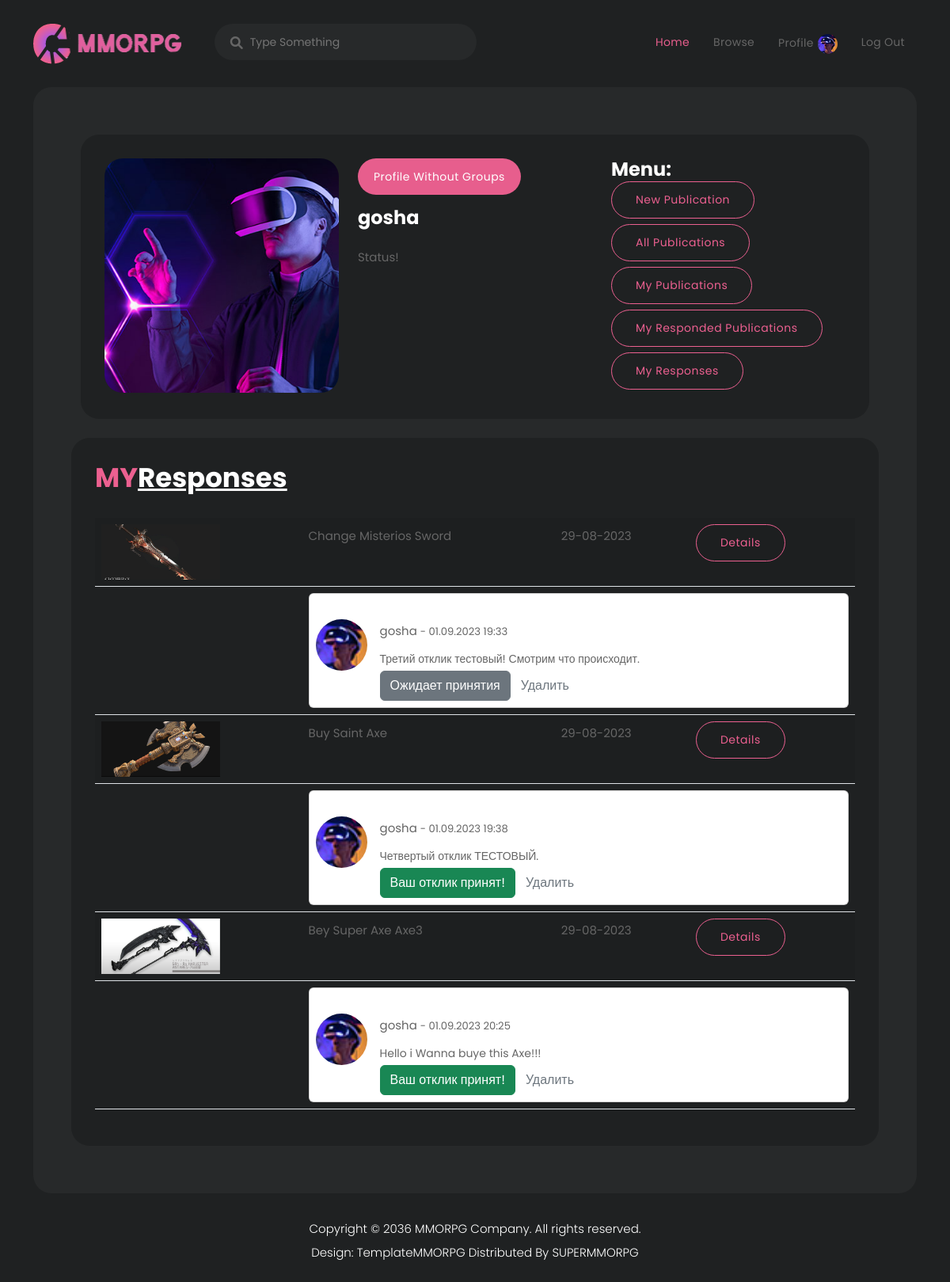
The app's page /posts/resplist (signed in) with its own data.
### posts/models.py (models this page shows, shortened)
class Post(models.Model):
    TANKS = 'TK'
    HEALERS = 'HL'
    DAMAGEDEALER = 'DD'
    TRADERS = 'TR'
    GUILDMASTERS = 'GM'
    QUESTGIVERS = 'QG'
    BLACKSMITH = 'BM'
    TANNERS = 'TN'
    POTIONSMASTERS = 'PM'
    WIZRADS = 'WZ'
    CATEGORY_CHOICES = (
        (TANKS, 'Танки'),
        (HEALERS, 'Хилы'),
        (DAMAGEDEALER, 'Даммагеры'),
        (TRADERS, 'Торговцы'),
        (GUILDMASTERS, 'Гилдмастеры'),
        (QUESTGIVERS, 'Квестгиверы'),
        (BLACKSMITH, 'Кузнецы'),
        (TANNERS, 'Кожевники'),
        (POTIONSMASTERS, 'Зельевары'),
        (WIZRADS, 'Мастера Заклинаний'),
    )
    author = models.ForeignKey(User, on_delete=models.CASCADE)
    postType = models.CharField(
        max_length=2, choices=CATEGORY_CHOICES)
    postCategory = models.ForeignKey(Category, on_delete=models.CASCADE)
    dateCreation = models.DateTimeField(auto_now_add=True)
    title = models.CharField(max_length=128)
    text = models.TextField()
    image = models.ImageField(upload_to='images/%Y-%m-%d/')
    respondent = models.ManyToManyField(Feedback, through='FeedBackMany')

class Feedback(models.Model):
    feedbackUser = models.ForeignKey(User, on_delete=models.CASCADE)
    text = models.TextField()
    dateCreation = models.DateTimeField(auto_now_add=True)
    acception = models.BooleanField(default=False)

### posts/views.py (the view)
# urls.py: path('resplist', MyResponsesList.as_view(), name='profile_responses'),
class MyResponsesList(ListView):
    model = Post
    template_name = 'accounts/profile_my_responses.html'
    context_object_name = 'posts'
    ordering = ['id']
    paginate_by = 3
    def get_queryset(self, **kwargs):
        queryset = Post.objects.filter(
            respondent__feedbackUser=self.request.user)
        return queryset

### templates/accounts/profile_my_responses.html (shortened to what this page needs)
{% extends 'accounts/profile.html' %}
{%load static%}
{%block responses%}
<br>
<div class="row">
   <div class="col-lg-12">
      <div class='row'>
         <div class="featured-games header-text">
            {% if posts %}
            <div class="heading-section">
               <h4>MY<em>Responses</em> </h4>
            </div>
            <table class="table table-striped ">
               {% for i in posts %}
               <tr>
                  <td>
                     <img style="max-width: 70px; max-height:70px;" src="{{ i.image.url }}" class="self-image"
                        alt="Picture">
                  </td>
                  <td>
                     <p>{{ i.title }}</p>
                  </td>
                  <td>
                     <p>{{ i.dateCreation|date:'d-m-Y'}}</p>
                  </td>
                  <td>
                     <div class=" col-lg-4 main-border-button">
                        <a href="{%url 'posts:post_detail' i.id%}">Details</a>
                     </div>
                  </td>
               </tr>
               <tr>
                  <td>
                  </td>
                  <td colspan="3">
                     <div class="card">
                        <div class="card-body p-2">
                           <div class="row">
                              <div class="col">
                                 <div class="flex-grow-1 flex-shrink-1">
                                    <div class="d-flex flex-start mt-4">
                                       <a class="me-3" href="#">
                                          <img class="rounded-circle shadow-1-strong"
                                             src="{%static 'assets/images/profile-header.jpg'%}" alt="avatar" width="65"
                                             height="65" />
                                       </a>
                                       {%for resp in i.respondent.all%}
                                       {%if resp.feedbackUser == request.user%}
                                       <div class="flex-grow-1 flex-shrink-1">
                                          <div>
                                             <div class="d-flex justify-content-between align-items-center">
                                                <p class="mb-1">
                                                   {{resp.feedbackUser.username}}
                                                   <span class="small">-
                                                      {{resp.dateCreation|date:'d.m.Y H:i'}}</span>
                                                </p>
                                             </div>
                                             <p class="small mb-0">
                                                {{resp.text}}
                                             </p>
                                             <div class="d-flex flex-row align-items-center">
                                                {%if resp.acception%}
                                                <a class="btn btn-success small text-white ml-2">Ваш отклик принят!</a>
                                                {%else%}
                                                <p class="btn btn-secondary small text-white ml-2">Ожидает принятия</p>
                                                {%endif%}
                                                <a href="{%url 'posts:feedback_delete' resp.id%}"
                                                   class="btn small text-muted ml-2">Удалить</a>
                                             </div>
                                          </div>
                                       </div>
                                       {%endif%}
                                       {%endfor%}
                                    </div>
                                 </div>
                              </div>
                           </div>
                        </div>
                     </div>
                  </td>
               </tr>
               {% endfor %}
            </table>
            {%else%}
            <div class="heading-section">
               <h4>NO-<em>Responses</em> </h4>
            </div>
            {%endif%}
         </div>
      </div>
   </div>
</div>
{%endblock responses%}

### templates/accounts/profile.html (shortened to what this page needs)
{% extends 'default.html' %}
{%load static%}
{%block content%}
<div class="row">
  <div class="col-lg-12">
    <div class="main-profile ">
      <div class="row">
        <div class="col-lg-4">
          <img src="{%static 'assets/images/profile.jpg'%}" alt="" style="border-radius: 23px;">
        </div>
        <div class="col-lg-4 ">
          <div class="main-info header-text">
            {%if is_common_user%}
            <p><span>Common profile</span></p>
            {%else%}
            <p><span>Profile without groups</span></p>
            {%endif%}
            <h4>{{user.username}}</h4>
            <p>Status!</p>
          </div>
        </div>
        <div class="col-lg-4">
          <h4>Menu:</h4>
          <div class="main-border-button">
            <a href="/posts/add">New Publication</a>
          </div>
          <div class="main-border-button">
            <a href="/posts">All Publications</a>
          </div>
          <div class="main-border-button">
            <a href="{%url 'posts:profile_posts'%}">My Publications</a>
          </div>
          <div class="main-border-button">
            <a href="{%url 'posts:profile_responsed'%}">My Responded Publications</a>
          </div>
          <div class="main-border-button">
            <a href="{%url 'posts:profile_responses'%}">My Responses</a>
          </div>
        </div>
      </div>
    </div>
  </div>
</div>
{%block responses%}
{%endblock responses%}
{%endblock content%}

### static/assets/css/templatemo-cyborg-gaming.css (style rules this page uses)
html, body, div, span, applet, object, iframe, h1, h2, h3, h4, h5, h6, p, blockquote, div pre, a, abbr, acronym, address, big, cite, code, del, dfn, em, font, img, ins, kbd, q, s, samp, small, strike, strong, sub, sup, tt, var, b, u, i, center, dl, dt, dd, ol, ul, li, figure, header, nav, section, article, aside, footer, figcaption { margin: 0; padding: 0; border: 0; outline: 0; }
* { box-sizing: border-box; }
html, body { font-family: 'Poppins', sans-serif; font-weight: 400; background-color: #1e1e1e; font-size: 16px; -ms-text-size-adjust: 100%; -webkit-font-smoothing: antialiased; -moz-osx-font-smoothing: grayscale; }
body { min-height: 100vh; }
a { color: #CCC; text-decoration: none !important; }
h1, h2, h3, h4, h5, h6 { margin-top: 0px; margin-bottom: 0px; color: #fff; font-weight: 700; }
p { font-size: 15px; line-height: 30px; color: #fff; }
img { width: 100%; overflow: hidden; }
.self-image { min-width: 150px; max-width: 100%; min-height: 100%; object-fit: cover; }
html, body { background: #1f2122; font-family: 'Poppins', sans-serif; }
p { font-size: 15px; color: #666; line-height: 30px; margin-bottom: 0px; }
.main-border-button a { font-size: 14px; color: #ec6090; background-color: transparent; border: 1px solid #ec6090; padding: 12px 30px; display: inline-block; border-radius: 25px; font-weight: 400; text-transform: capitalize; letter-spacing: 0.5px; transition: all .3s; position: relative; overflow: hidden; }
.heading-section h4 { color: #ec6090; font-size: 34px; text-decoration: none; margin-bottom: 30px; }
.heading-section h4 em { color: #fff; font-style: normal; text-decoration: underline; }
.featured-games { border-radius: 23px; background-color: #1f2122; padding: 30px; }
.main-profile { border-radius: 23px; padding: 30px; background-color: #1f2122; }
.main-profile .main-info span { font-size: 14px; color: #fff; background-color: #e75e8d; padding: 8px 20px; display: inline-block; border-radius: 25px; font-weight: 400; text-transform: capitalize; letter-spacing: 0.5px; margin-bottom: 15px; }
.main-profile .main-info h4 { margin-bottom: 20px; }
body { overflow-x: hidden; }

### records on screen
Post: image (picture), title "Change Misterios Sword", dateCreation "29-08-2023"
Feedback: feedbackUser.username "gosha", dateCreation "01.09.2023 19:33", text "Третий отклик тестовый! Смотрим что происходит.", acception "Ожидает принятия"
Post: image (picture), title "Buy Saint Axe", dateCreation "29-08-2023"
Feedback: feedbackUser.username "gosha", dateCreation "01.09.2023 19:38", text "Четвертый отклик ТЕСТОВЫЙ.", acception "Ваш отклик принят!"
Post: image (picture), title "Bey Super Axe Axe3", dateCreation "29-08-2023"
Feedback: feedbackUser.username "gosha", dateCreation "01.09.2023 20:25", text "Hello i Wanna buye this Axe!!!", acception "Ваш отклик принят!"

### other values on screen
{{ user.username }} "gosha"
